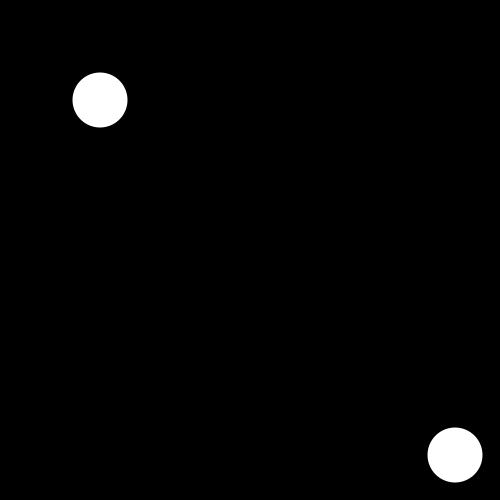
Frame 1 (no input)
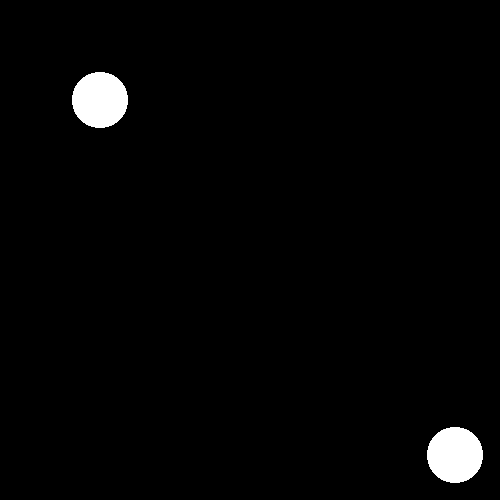
Frame 60 (the mouse pressed at the canvas centre just before this capture)
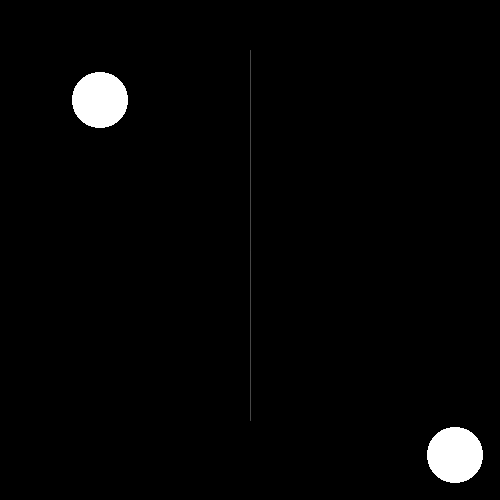
Frame 120 (the mouse held since frame 60 and released just before this capture)

The Processing sketch that drew these frames (run headless with seeded random() and noise(); from frame 60 on, the mouse is pressed at the canvas centre):

// Processing sketch: processing_36501
// ── processing_36501.pde

void setup(){
  size(500, 500);
  smooth();
  background(000);
}
    
void draw(){
    
  if(mousePressed){
  stroke(80, 80, 80, 20);
  line (width/2, 50, mouseX, mouseY);
  line(width/2, height-80, mouseX, mouseY);
  }
    
  else{
    noStroke();
    fill(255);
    ellipse (455, 455, 55, 55);
    ellipse (100, 100, 55, 55);
  }
  
}
